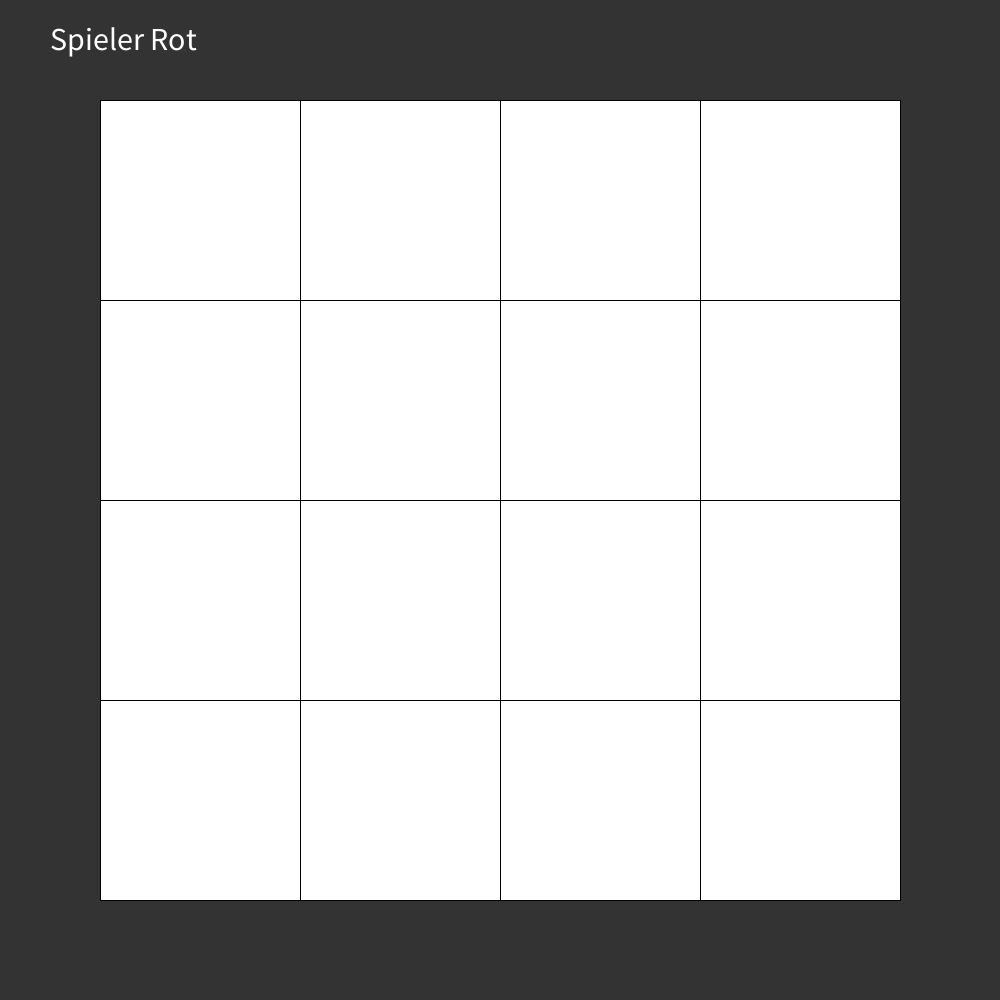
Frame 1 (no input)
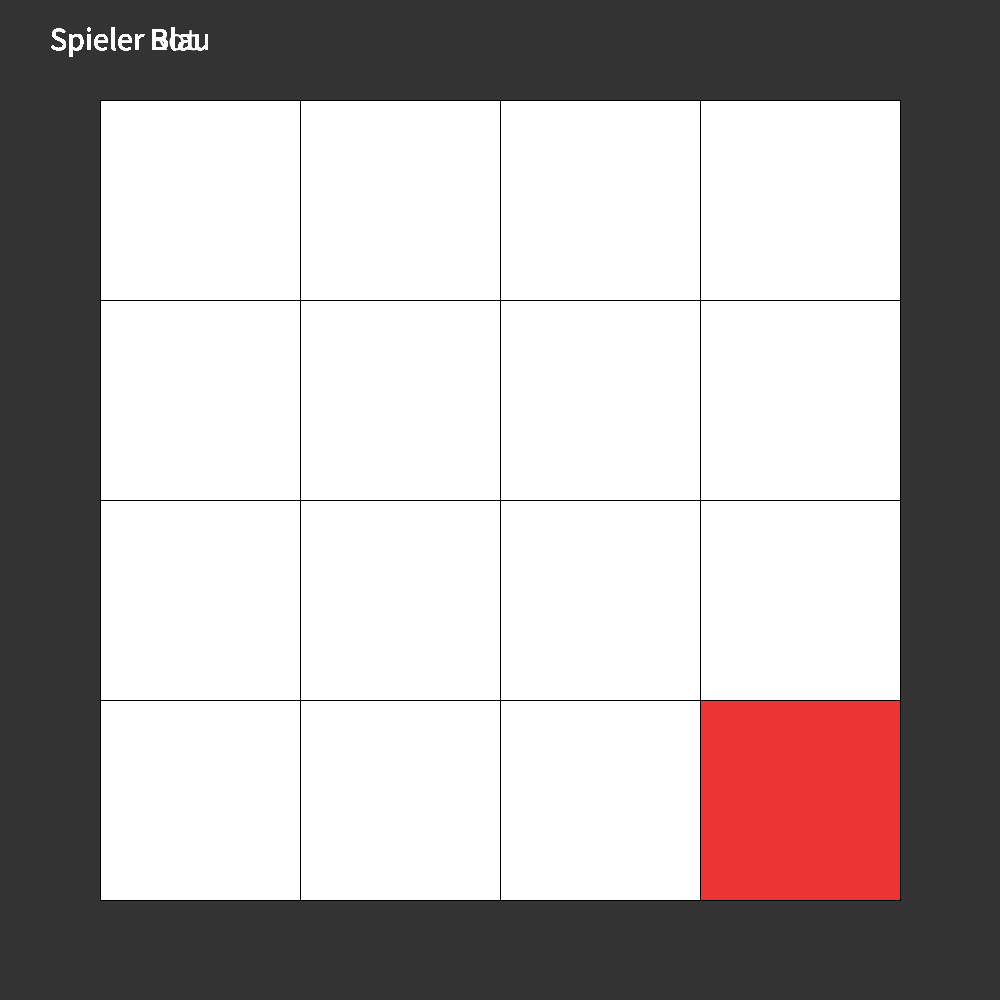
Frame 60 (the mouse pressed at the canvas centre just before this capture)
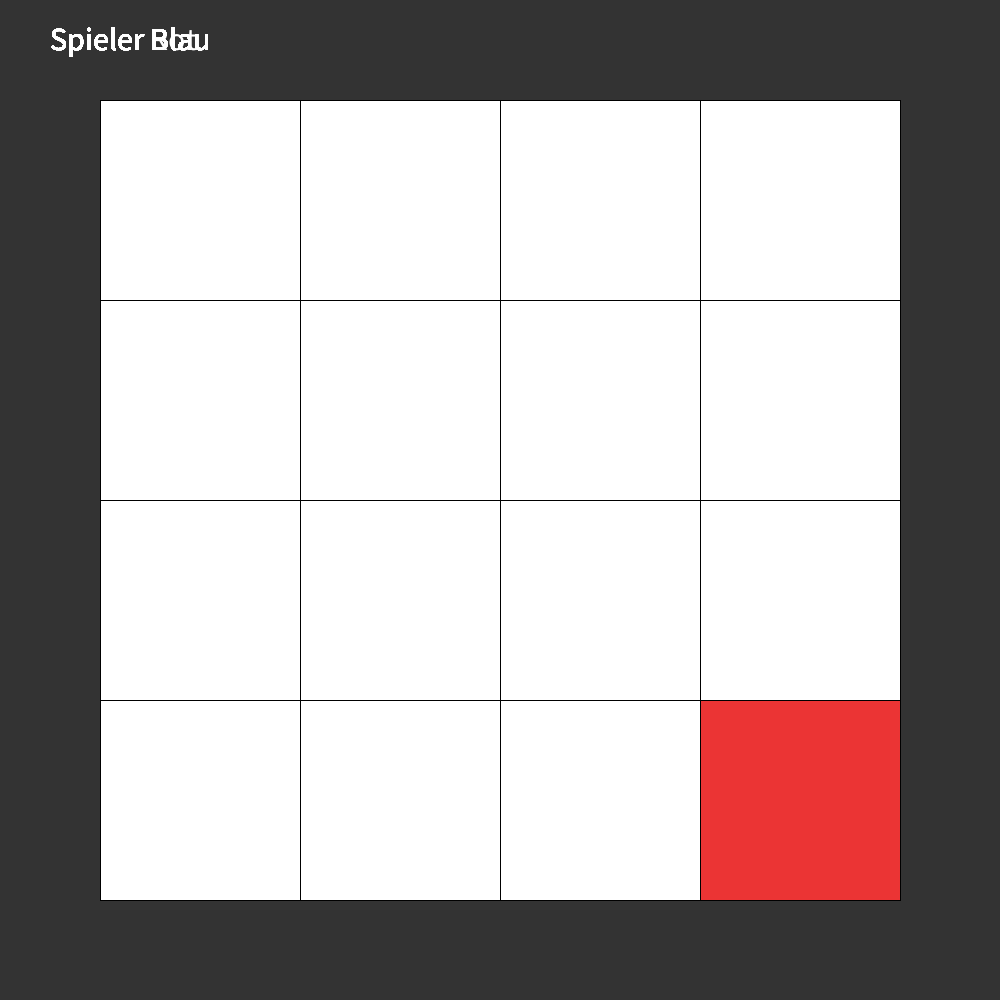
Frame 120 (the mouse held since frame 60 and released just before this capture)

The Processing sketch that drew these frames (run headless with seeded random() and noise(); from frame 60 on, the mouse is pressed at the canvas centre):

// Processing sketch: TicTacToe_V2
// ── TicTacToe_V2.pde
public int nRaster = 4;
public feld[][] f =  new feld[nRaster][nRaster];
public int player;
public int gewonnen;

void winausgabe(int player) {
  gewonnen = player;
}

void winEcke(int i, int j, int player) {
  if (i == 0 && j == 0) { //links oben
    if (
      (f[i][j].owned == player && f[i+1][j].owned == player && f[i+2][j].owned == player)||
      (f[i][j].owned == player && f[i][j+1].owned == player && f[i][j+2].owned == player)||
      (f[i][j].owned == player && f[i+1][j+1].owned == player && f[i+2][j+2].owned == player)
      ) {
      winausgabe(player);
    }
  } else if (i==(nRaster-1) && j == 0) { //rechts oben
    if (
      (f[i][j].owned == player && f[i-1][j].owned == player && f[i-2][j].owned == player)||
      (f[i][j].owned == player && f[i][j+1].owned == player && f[i][j+2].owned == player)||
      (f[i][j].owned == player && f[i-1][j+1].owned == player && f[i-2][j+2].owned == player)

      ) {
      winausgabe(player);
    }
  } else if (i == (nRaster-1) && j == (nRaster-1)) {
    if (
      (f[i][j].owned == player && f[i-1][j].owned == player && f[i-2][j].owned == player)||
      (f[i][j].owned == player && f[i][j-2].owned == player && f[i][j-2].owned == player)||
      (f[i][j].owned == player && f[i-1][j-1].owned == player && f[i-2][j-2].owned == player)
      ) {
      winausgabe(player);
    }
  } else if (i == 0 && j == (nRaster-1)) {
    if (
      (f[i][j].owned == player && f[i+1][j].owned == player && f[i+2][j].owned == player)||
      (f[i][j].owned == player && f[i][j-1].owned == player && f[i][j-2].owned == player)||
      (f[i][j].owned == player && f[i+1][j-1].owned == player && f[i+2][j-2].owned == player)
      ) {
      winausgabe(player);
    }
  }
}
void winKanten4x4(int i, int j, int player) {
  if (j==0) { // kante oben
    if (i==1) {
      if (
        (f[i][j].owned == player && f[i+1][j].owned == player && f[i+2][j].owned == player)||
        (f[i][j].owned == player && f[i][j+1].owned == player && f[i][j+2].owned == player)||
        (f[i][j].owned == player && f[i+1][j+1].owned == player && f[i+2][j+2].owned == player)
        ) {
        winausgabe(player);
      }
    }
    if (i==2) {
      if (
        (f[i][j].owned == player && f[i-1][j].owned == player && f[i-2][j].owned == player)||
        (f[i][j].owned == player && f[i][j+1].owned == player && f[i][j+2].owned == player)||
        (f[i][j].owned == player && f[i-1][j+1].owned == player && f[i-2][j+2].owned == player)
        ) {
        winausgabe(player);
      }
    }
  } else if (i == 0) { //kante links
    if (j == 1) {
      if (
        (f[i][j].owned == player && f[i+1][j].owned == player && f[i+2][j].owned == player)||
        (f[i][j].owned == player && f[i][j+1].owned == player && f[i][j+2].owned == player)||
        (f[i][j].owned == player && f[i+1][j+1].owned == player && f[i+2][j+2].owned == player)
        ) {
        winausgabe(player);
      }
    } else if (j==2) {
      if (
        (f[i][j].owned == player && f[i+1][j].owned == player && f[i+2][j].owned == player)||
        (f[i][j].owned == player && f[i][j-1].owned == player && f[i][j-2].owned == player)||
        (f[i][j].owned == player && f[i+1][j-1].owned == player && f[i+2][j-2].owned == player)
        ) {
        winausgabe(player);
      }
    }
  } else if (j==(nRaster-1)) { // kante unten
    if (i == 1) {
      if (
        (f[i][j].owned == player && f[i+1][j].owned == player && f[i+2][j].owned == player)||
        (f[i][j].owned == player && f[i][j-1].owned == player && f[i][j-2].owned == player)||
        (f[i][j].owned == player && f[i+1][j-1].owned == player && f[i+2][j-2].owned == player)
        ) {
        winausgabe(player);
      }
    } else if (i == 2) {
      if (
        (f[i][j].owned == player && f[i-1][j].owned == player && f[i-2][j].owned == player)||
        (f[i][j].owned == player && f[i][j-1].owned == player && f[i][j-2].owned == player)||
        (f[i][j].owned == player && f[i-1][j-1].owned == player && f[i-2][j-2].owned == player)
        ) {
        winausgabe(player);
      }
    }
  } else if (i == (nRaster - 1)) { //kante rechts
    if (j == 1) {
      if (
        (f[i][j].owned == player && f[i-1][j].owned == player && f[i-2][j].owned == player)||
        (f[i][j].owned == player && f[i][j+1].owned == player && f[i][j+2].owned == player)||
        (f[i][j].owned == player && f[i-1][j+1].owned == player && f[i-2][j+2].owned == player)
        ) {
        winausgabe(player);
      }
    } else if (j == 2) {
      if (
        (f[i][j].owned == player && f[i-1][j].owned == player && f[i-2][j].owned == player)||
        (f[i][j].owned == player && f[i][j-1].owned == player && f[i][j-2].owned == player)||
        (f[i][j].owned == player && f[i-1][j-1].owned == player && f[i-2][j-2].owned == player)
        ) {
        winausgabe(player);
      }
    }
  }
}

public void coloring(int i, int j) {
  if (f[i][j].owned == 1) {
    f[i][j].farbe = color(0, 102, 255);
  } else if (f[i][j].owned == -1) {
    f[i][j].farbe = color(235, 52, 52 );
  }
}
ArrayList<int[]> allefreien() {
  ArrayList<int[]> a = new ArrayList<int[]>();
  int[] b = new int[2];
  for (int j = 0; j<nRaster; j++) {
    for (int i = 0; i<nRaster; i++) {
      if (f[i][j].owned == 0) {
        b[0] = i;
        b[1] = j;
        a.add(b);
      }
    }
  }
  return a;
}
void viktor() {
  ArrayList<int[]> a = allefreien();
  int[] b = new int[2];
  b = a.get(int(random(0, a.size())));
  f[b[0]][b[1]].owned = -1;
  println(b);
  println();
}

void currentplayer (int player) {
  textSize(32);
  fill(color(255, 255, 255));
  if (player == 1) {
    text(("Spieler Blau"), 50, 50);
  } else if (player == -1) {
    text(("Spieler Rot"), 50, 50);
  }
}



void setup() {
  gewonnen = 0;
  if (random(0, 1)<0.5) {
    player = 1;
  } else {
    player = -1;
  }

  for (int j = 0; j<nRaster; j++) {
    for (int i = 0; i<nRaster; i++) {
      f[i][j] = new feld(i, j);
      f[i][j].owned = 0;
    }
  }
  background(51);
  size(1000, 1000);
  frameRate = 20;
}
void draw() {
  currentplayer(player);
  //felder sachen machen
  if (mousePressed) {
    println(mouseX, mouseY);
    println();
  }
  if (gewonnen == 0) {
    for (int j = 0; j<nRaster; j++) {
      for (int i = 0; i<nRaster; i++) {
        winEcke(i, j, 1);
        winEcke(i, j, -1);
        winKanten4x4(i, j, 1);
        winKanten4x4(i, j, -1);
        f[i][j].show();
        coloring(i, j);
        if (player == 1) {
          f[i][j].pressed();
        } else if (player == -1) {
          viktor();
          player = 1;
        }
      }
    }
  } else {
    if (gewonnen == -1) {
      if (player == 1) {
        background(51);
        fill(255);
        textSize(50);
        text("Spieler Rot hat gewonnen", 100, 100);
      } else if (player == -1) {
        background(51);
        fill(255);
        textSize(50);
        text("Spieler Blau hat gewonnen", 100, 100);
      }
    }
  }
}

// ── feld.pde
class feld {
  //variablen
  public int i, j; 
  public float seite, x, y; 
  public color farbe = color(255, 255, 255);
  public int owned = 0;
  //konstruktor
  feld(int i, int j) {
    this.i = i;
    this.j = j;
    seite = 800/nRaster;
    x = 100 + (seite*i);
    y = 100 + (seite*j);
  }

  void show() {
    strokeWeight(1);
    fill(farbe);
    rect(x, y, seite, seite);
  }

  void pressed() {
    if (mousePressed) {
      if ((mouseX > x) && (mouseX < (x+seite)) && (mouseY > y) && (mouseY < (y+seite))) {
        if (owned == 0) {
          owned = 1;
          player = -1;
        }
      }
    }
  }
}
